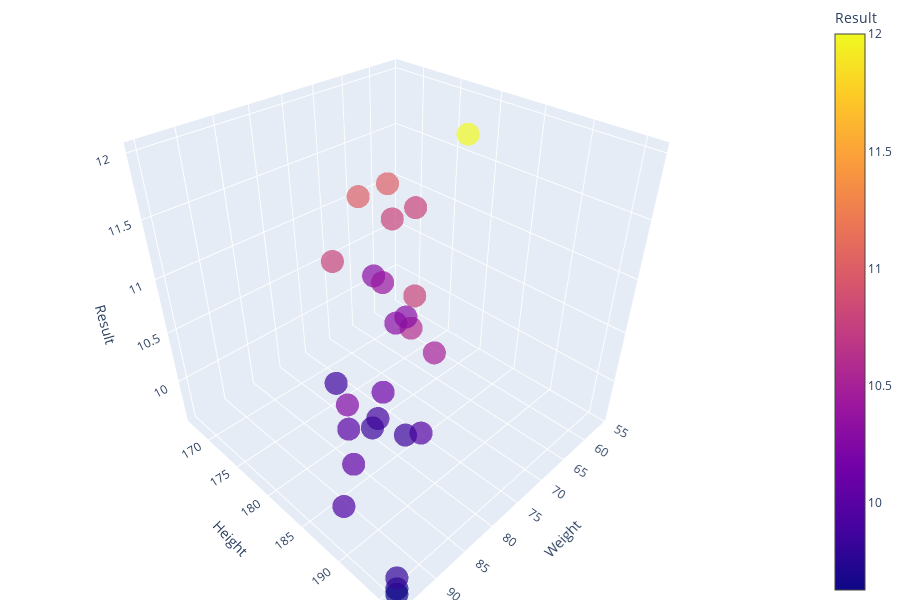

The code cell stored with this chart in its notebook:
### Markdown cell above
Mediante la libreria **plotly**, vamos a representar un gráfico en 3D que nos ayudará a entender la relacion entre los distintos datos obtenidos.

### Code cell
import plotly.express as px

fig = px.scatter_3d(result_gold_men, x='Weight', y='Height', z='Result', color='Result', size_max=18,opacity=0.7, title="Men")
fig.update_layout(margin=dict(l=0, r=0, b=0, t=0), title='Men')
fig.show()

### Figure 1 — Plotly figure (JSON) as saved in the notebook; plotly's stock layout.template omitted (floating-point values rounded to 4 significant figures)
{"data": [{"hoverlabel": {"namelength": 0}, "hovertemplate": "Weight=%{x}<br>Height=%{y}<br>Result=%{marker.color}", "legendgroup": "", "marker": {"color": [12, 11, 11, 10.8, 10.8, 10.8, 10.6, 10.8, 10.3, 10.3, 10.3, 10.4, 10.5, 10, 9.9, 10.14, 10.06, 10.25, 9.99, 9.96, 9.84, 9.87, 9.85, 9.69, 9.63, 9.81], "coloraxis": "coloraxis", "opacity": 0.7, "symbol": "circle"}, "mode": "markers", "name": "", "scene": "scene", "showlegend": false, "type": "scatter3d", "x": [66, 58, 64, 61, 73, 75, 75, 56, 65, 71, 69, 67, 75, 86, 81, 80, 90, 86, 80, 94, 82, 80, 80, 95, 95, 95], "y": [183, 167, 167, 170, 182, 172, 183, 170, 170, 178, 178, 173, 186, 183, 183, 183, 187, 183, 188, 189, 183, 176, 186, 196, 196, 196], "z": [12, 11, 11, 10.8, 10.8, 10.8, 10.6, 10.8, 10.3, 10.3, 10.3, 10.4, 10.5, 10, 9.9, 10.14, 10.06, 10.25, 9.99, 9.96, 9.84, 9.87, 9.85, 9.69, 9.63, 9.81]}], "layout": {"coloraxis": {"colorbar": {"title": {"text": "Result"}}, "colorscale": [[0, "#0d0887"], [0.1111, "#46039f"], [0.2222, "#7201a8"], [0.3333, "#9c179e"], [0.4444, "#bd3786"], [0.5556, "#d8576b"], [0.6667, "#ed7953"], [0.7778, "#fb9f3a"], [0.8889, "#fdca26"], [1, "#f0f921"]]}, "height": 600, "legend": {"tracegroupgap": 0}, "margin": {"b": 0, "l": 0, "r": 0, "t": 0}, "scene": {"domain": {"x": [0, 0.98], "y": [0, 1]}, "xaxis": {"title": {"text": "Weight"}}, "yaxis": {"title": {"text": "Height"}}, "zaxis": {"title": {"text": "Result"}}}, "title": {"text": "Men"}}}
